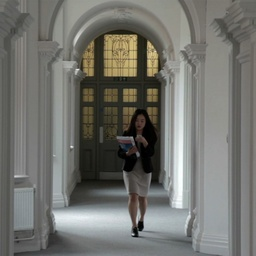
#> input picture asian_business_woman.jpg, 256 x 256 px, shrunk from 1047 x 1047 before the run
$ jupyter execute edge-demo.ipynb   (older library calls are emulated)
#> lines starting #> are read from the running program, lines starting #| are printed output that depends on the picture; after the words box and inside, x2 and y2 are one past the last pixel; in counts of white or black regions, pixels touching at a corner belong together
[cell 1]
import numpy as np
import matplotlib.pyplot as plt
import cv2

[cell 2]
# 画像を読み込む
image = cv2.imread('asian_business_woman.jpg')
#> image is the input picture: shape (256, 256, 3); mean B, G, R 109.1, 114.4, 114.1

# カラー画像からグレイ画像へ
gray = cv2.cvtColor(image, cv2.COLOR_BGR2GRAY)

# ガウスフィルターを適用して平滑化
smoothed = cv2.GaussianBlur(gray, (5, 5), sigmaX=1)

#表示
plt.imshow(gray, cmap='gray')

[cell 3]
#X方向微分
dx = cv2.Sobel(smoothed, cv2.CV_64F, dx=1, dy=0, ksize=3)
#labelオフ
plt.axis('off')
#結果を表示
plt.imshow(dx, cmap='gray')

[cell 4]
# Y方向微分
dy = cv2.Sobel(smoothed, cv2.CV_64F, dx=0, dy=1, ksize=3)
#labelオフ
plt.axis('off')
# 結果を表示
plt.imshow(dy, cmap='gray')

[cell 5]
# 勾配強度を計算
gradient_magnitude = cv2.magnitude(dx, dy)
# 結果を保存または表示
plt.imshow(gradient_magnitude, cmap='gray')
plt.axis('off')
plt.colorbar()

[cell 6]
# 勾配方向の計算
gradient_direction = cv2.phase(dx, dy, angleInDegrees=True)
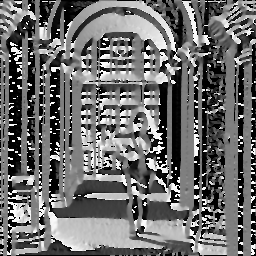
#> gradient_direction: shape (256, 256) float64; min 0, max 359.8, mean 155.7; drawn with min black and max white

plt.axis('off')

plt.imshow(gradient_direction, cmap='gray')
plt.colorbar(orientation='vertical')

[cell 7]
#　gradient_directionの最小レベルでの閾値の大きさを決める
min_threshold = 100
# 方向の閾値処理(最小値200以下を0にする)
modified_gradient_direction = np.where(gradient_magnitude > min_threshold, gradient_direction, 0)
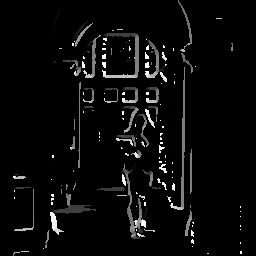
#> modified_gradient_direction: shape (256, 256) float64; min 0, max 359.8, mean 14.1; drawn with min black and max white

# labelオフ
plt.axis('off')
# 結果を表示
plt.imshow(modified_gradient_direction, cmap='gray')

[cell 8]
#　gradient_magnitudeを最大抑制（NMS）処理, バイリニア補間あり。
def bilinear_interpolate(img, width, height, x, y):
        """
        img: 2D配列, x: 列座標, y: 行座標
        """
        if x < 0 or x >= width-1 or y < 0 or y >= height-1:
            return 0.0
        x0, y0 = int(np.floor(x)), int(np.floor(y))
        x1, y1 = x0 + 1, y0 + 1
        Ia = img[y0, x0]
        Ib = img[y0, x1]
        Ic = img[y1, x0]
        Id = img[y1, x1]
        wa = (x1 - x) * (y1 - y)
        wb = (x - x0) * (y1 - y)
        wc = (x1 - x) * (y - y0)
        wd = (x - x0) * (y - y0)
        return wa*Ia + wb*Ib + wc*Ic + wd*Id

def non_max_suppression(gradient_magnitude, gradient_direction):
    """
    バイリニア補間を使った非最大抑制

    Parameters:
    - gradient_magnitude: 勾配強度の2D配列
    - gradient_direction: 勾配方向（度）の2D配列

    Returns:
    - output: 非最大抑制後の2D配列
    """
    height, width = gradient_magnitude.shape
#> height = 256; width = 256
    output = np.zeros((height, width), dtype=np.float32)

    # 角度をラジアンに変換
    angle = gradient_direction * np.pi / 180.0

    for i in range(1, height - 1):
        for j in range(1, width - 1):
            theta = angle[i, j]
            # 勾配方向の単位ベクトル
            dx = np.cos(theta)
            dy = np.sin(theta)

            # ① 正方向サンプリング点
            x_pos = j + dx
            y_pos = i + dy
            q = bilinear_interpolate(gradient_magnitude,width,height, x_pos, y_pos)

            # ② 逆方向サンプリング点
            x_neg = j - dx
            y_neg = i - dy
            r = bilinear_interpolate(gradient_magnitude, width,height,x_neg, y_neg)

            # 非最大抑制
            mag = gradient_magnitude[i, j]
            if mag >= q and mag >= r:
                output[i, j] = mag
            else:
                output[i, j] = 0.0
#> this loop made 254 passes

    return output

[cell 9]
# NMSを適用
nms_result = non_max_suppression(gradient_magnitude, modified_gradient_direction)
# labelオフ
plt.axis('off')
# 結果を表示
plt.imshow(nms_result, cmap='gray')
plt.colorbar(orientation='vertical')
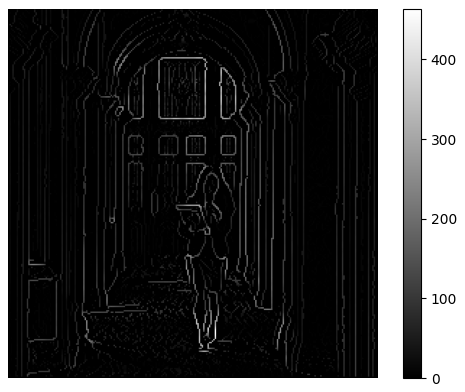
#> figure drawn by matplotlib, 2 panels

[cell 10]
# Cannyエッジ検出を適用、シガマ=1.4, 𝑡_𝑙𝑜𝑤=0.05,　𝑡_ℎ𝑖𝑔ℎ=0.1
#cv2.Canny()にはシガマの引数はないので、ガウスフィルタで平滑化してからCannyを適用
smoothed = cv2.GaussianBlur(image, (5, 5), sigmaX=1.4)  # Adjust sigma here
#> smoothed: shape (256, 256, 3)
edges = cv2.Canny(smoothed, 0.05 * 255, 0.1 * 255, L2gradient=True)
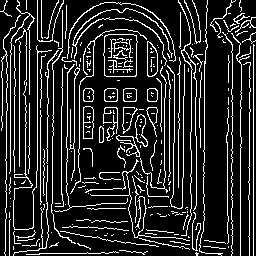
#> edges: shape (256, 256); 15.7% white in thin lines or dots
# labelオフ
plt.axis('off')
# 結果を表示
plt.imshow(edges, cmap='gray')

[cell 11]
#シガマ=10*1.4, 𝑡_𝑙𝑜𝑤=0.05,　𝑡_ℎ𝑖𝑔ℎ=0.1
smoothed = cv2.GaussianBlur(image, (5, 5), sigmaX=10*1.4)  # Adjust sigma here
edges = cv2.Canny(smoothed, 0.05 * 255, 0.1 * 255, L2gradient=True)
#> edges: shape (256, 256); 15.4% white in thin lines or dots
# labelオフ
plt.axis('off')
# 結果を表示
plt.imshow(edges, cmap='gray')

[cell 12]
# 原始的なCannyエッジ検出アルゴリズムを自作
def canny_with_sigma(img,  sigma=1.0, low_thresh=50, high_thresh=150):
    """
    Canny edge detection with direct sigma input.

    Parameters:
    - img: 入力画像（グレースケール）
    - sigma: ガウシアン平滑化の標準偏差
    - low_thresh: 二重閾値の低閾値
    - high_thresh: 二重閾値の高閾値

    Returns:
    - edges: 検出されたエッジ画像（二値画像）
    """
#> called with sigma = 0.5, low_thresh = 12.75, high_thresh = 25.5
    # 1. ガウシアン平滑化
    # カーネルサイズは sigma*6 を目安に、奇数に丸める
    ksize = int(2 * round(3 * sigma) + 1)
    blurred = cv2.GaussianBlur(img, (ksize, ksize), sigmaX=sigma, sigmaY=sigma)

    # 2. Sobel による勾配計算
    gx = cv2.Sobel(blurred, cv2.CV_64F, 1, 0, ksize=3)
    gy = cv2.Sobel(blurred, cv2.CV_64F, 0, 1, ksize=3)
    grad_mag = np.hypot(gx, gy)
    grad_ang = np.arctan2(gy, gx)  # -pi to pi

    # 3. 非極大抑制
    H, W = img.shape
    nms = np.zeros((H, W), dtype=np.float64)
    angle = grad_ang * (180.0 / np.pi)
    angle[angle < 0] += 180

    for i in range(1, H-1):
        for j in range(1, W-1):
            q = 255
            r = 255
            # 方向に応じて隣接ピクセルを選択
            a = angle[i, j]
            if (0 <= a < 22.5) or (157.5 <= a <= 180):
                q = grad_mag[i, j+1]
                r = grad_mag[i, j-1]
            elif 22.5 <= a < 67.5:
                q = grad_mag[i+1, j-1]
                r = grad_mag[i-1, j+1]
            elif 67.5 <= a < 112.5:
                q = grad_mag[i+1, j]
                r = grad_mag[i-1, j]
            elif 112.5 <= a < 157.5:
                q = grad_mag[i-1, j-1]
                r = grad_mag[i+1, j+1]

            if grad_mag[i, j] >= q and grad_mag[i, j] >= r:
                nms[i, j] = grad_mag[i, j]
            else:
                nms[i, j] = 0

    # 4. 二重閾値処理
    strong = high_thresh
    weak = low_thresh
    res = np.zeros((H, W), dtype=np.uint8)

    strong_i, strong_j = np.where(nms >= strong)
    weak_i, weak_j     = np.where((nms <= strong) & (nms >= weak))

    res[strong_i, strong_j] = 255
    res[weak_i, weak_j]     = 75  # 仮の弱エッジ値

    # 5. ヒステリシスによるエッジ追跡
    for i in range(1, H-1):
        for j in range(1, W-1):
            if res[i, j] == 75:  # 弱エッジ
                # 8近傍に強エッジがあればエッジとして残す
                if 255 in res[i-1:i+2, j-1:j+2]:
                    res[i, j] = 255
                else:
                    res[i, j] = 0
#> res: shape (256, 256); 20.4% white in thin lines or dots

    return res

[cell 13]
edges_1 = canny_with_sigma(gray, sigma=0.5, low_thresh=0.05 * 255, high_thresh=0.1 * 255)
# labelオフ
plt.axis('off')
# 結果を表示
plt.imshow(edges_1, cmap='gray')

[cell 14]
edges_2 = canny_with_sigma(gray, sigma=5, low_thresh=0.05 * 255, high_thresh=0.1 * 255)
#> call 2 of canny_with_sigma, with sigma = 5, low_thresh = 12.75, high_thresh = 25.5
#> in canny_with_sigma (call 2), `gy = cv2.Sobel(blurred, cv2.CV_64F, 0, 1, ksize=3)`:
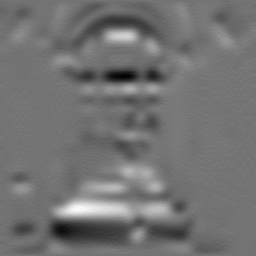
#> gy: shape (256, 256) float64; min -72, max 87, mean -0.5; drawn with min black and max white
#> in canny_with_sigma (call 2), `grad_mag = np.hypot(gx, gy)`:
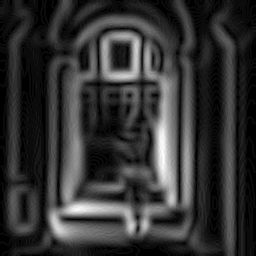
#> grad_mag: shape (256, 256) float64; min 0, max 88, mean 17.9; drawn with min black and max white
#> in canny_with_sigma (call 2), `grad_ang = np.arctan2(gy, gx)`:
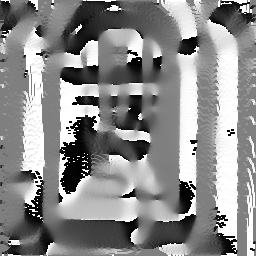
#> grad_ang: shape (256, 256) float64; min -3.13, max 3.14, mean 0.296; drawn with min black and max white
#> in canny_with_sigma (call 2), `angle[angle < 0] += 180`:
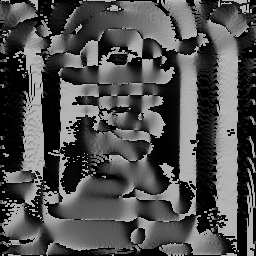
#> angle: shape (256, 256) float64; min 0, max 180, mean 80.4
#> after the loop in canny_with_sigma (call 2), `for i in range(1, H-1):`:
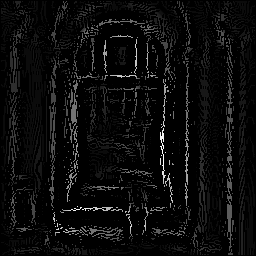
#> nms: shape (256, 256) float64; min 0, max 88, mean 4; drawn with min black and max white
#> after the loop in canny_with_sigma (call 2), `for i in range(1, H-1):`:
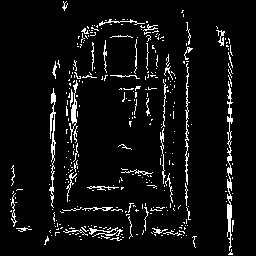
#> res: shape (256, 256); 6% white in thin lines or dots, all inside (x1, y1, x2, y2) = (10, 1, 234, 255)
